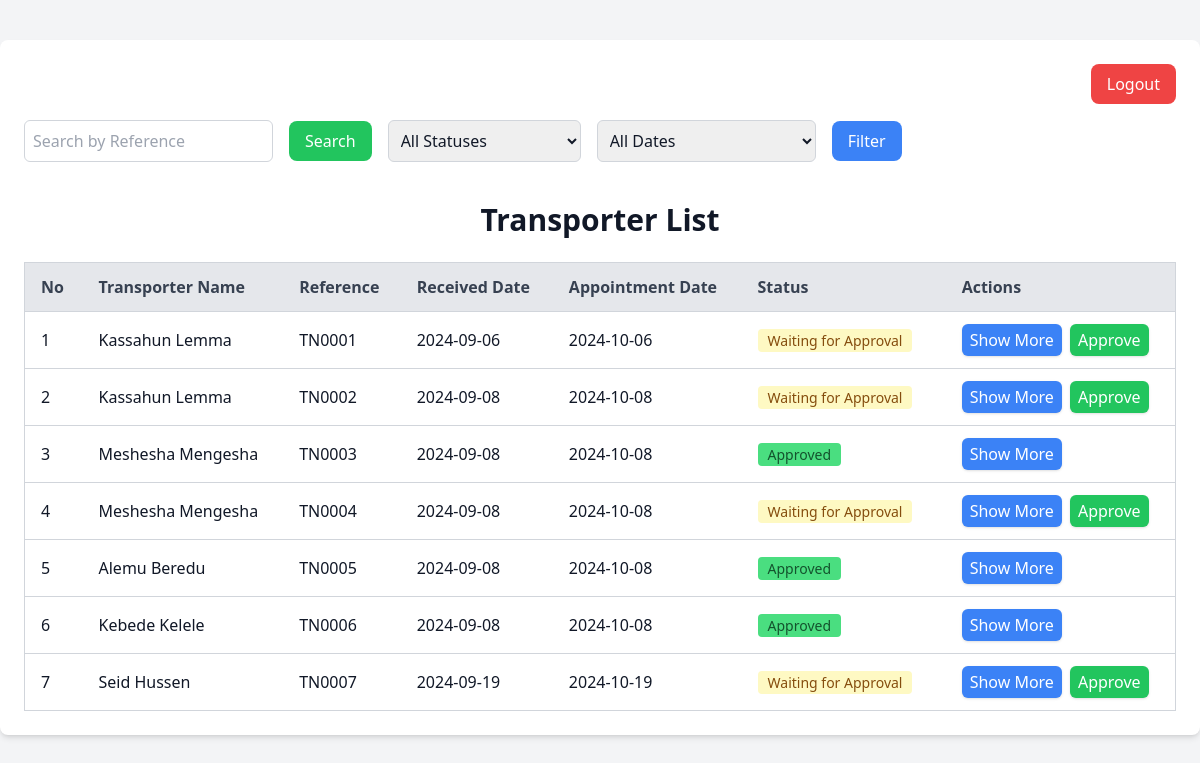
Page /driver_list (signed in) on the committed database.
### models.py (models this page shows, shortened)
class TransportRecord(db.Model):
    __tablename__ = 'transport_records'
    id = db.Column(db.Integer, primary_key=True)
    reference = db.Column(db.String(20), unique=True, nullable=False)  # Add reference field
    transporter_name = db.Column(db.String(100), nullable=False)
    cheque_prepared_for = db.Column(db.String(100), nullable=False)
    received_date = db.Column(db.String(100), nullable=False)
    appointment_date = db.Column(db.String(100), nullable=False)
    goods_transported = db.Column(db.String(100), nullable=False)
    phone_no = db.Column(db.String(15), nullable=False)
    credit_recipt = db.Column(db.String(200))
    transport_agreement = db.Column(db.String(200))
    way_bill = db.Column(db.String(200))
    weight_scale = db.Column(db.String(200))
    container_inspection = db.Column(db.String(200))
    container_interchange = db.Column(db.String(200))
    grn = db.Column(db.String(200))
    libre = db.Column(db.String(200))
    id_card = db.Column(db.String(200))
    delegation_document = db.Column(db.String(200))
    from_location = db.Column(db.String(100), nullable=False)
    to_location = db.Column(db.String(100), nullable=False)
    paid_to = db.Column(db.String(100), nullable=False)
    plate_no = db.Column(db.String(50), nullable=False)
    types_of_product = db.Column(db.String(100), nullable=False)
    number_of_bags = db.Column(db.Integer, nullable=False)
    quintal = db.Column(db.Float, nullable=False)
    unit_price = db.Column(db.Float, nullable=False)
    total_price = db.Column(db.Float, nullable=False)
    advance_payment = db.Column(db.Float, nullable=False)
    remaining_payment = db.Column(db.Float, nullable=False)
    remark = db.Column(db.String(200), nullable=True)
    requested_by_name = db.Column(db.String(100), nullable=False)
    requested_by_date = db.Column(db.String(50), nullable=False)
    can_be_rented = db.Column(db.String(3), nullable=True)  # Values will be "Yes" or "No"
    approver_name = db.Column(db.String(100), nullable=True)
    approved = db.Column(db.Boolean, default=False)  # Default to False
    approval_date = db.Column(db.String, nullable=True)
    status = db.Column(db.String(50), default='Waiting for Approval')  # New field

### app.py (the view, shortened to what this page needs)
@app.route('/driver_list', methods=['GET'])
@role_required('admin')
def driver_list():
    status_filter = request.args.get('status')
    date_filter = request.args.get('date_filter')
    reference_filter = request.args.get('reference')  # New filter for reference number
    action = request.args.get('action')  # Action to determine which button was pressed
    query = TransportRecord.query
    documents = query.all()
    return render_template('transportDetails.html', documents=documents)

### app.py (called while the page is built)
def role_required(role):
    def decorator(f):
        @wraps(f)
        def decorated_function(*args, **kwargs):
            if 'role' not in session or session['role'] != role:
                flash('Access denied.')
                return redirect(url_for('login'))
            return f(*args, **kwargs)
        return decorated_function
    return decorator

### templates/transportDetails.html (shortened to what this page needs)
<!DOCTYPE html>
<html lang="en">
<head>
    <script src="https://cdn.tailwindcss.com"></script>
</head>
<body class="bg-gray-100 text-gray-900">
    <div class="max-w-7xl mx-auto p-6 bg-white shadow-md rounded-lg mt-10">
        <div class="flex justify-end mb-4">
            <button
                class="bg-red-500 text-white py-2 px-4 rounded-lg hover:bg-red-600 focus:outline-none focus:ring-2 focus:ring-red-500 focus:ring-offset-2 transition-all duration-300"
                onclick="window.location.href='/logout'">
                Logout
            </button>
        </div>
        <form method="get" action="{{ url_for('driver_list') }}" class="flex items-center space-x-4">
            <input type="text" name="reference" placeholder="Search by Reference" class="p-2 border border-gray-300 rounded-md" />
            <button type="submit" name="action" value="search" class="bg-green-500 text-white py-2 px-4 rounded-lg hover:bg-green-600 focus:outline-none">
                Search
            </button>
            <select name="status" class="p-2 border border-gray-300 rounded-md">
                <option value="">All Statuses</option>
            </select>
            <select name="date_filter" class="p-2 border border-gray-300 rounded-md">
                <option value="">All Dates</option>
            </select>
            <button type="submit" name="action" value="filter" class="bg-blue-500 text-white py-2 px-4 rounded-lg hover:bg-blue-600 focus:outline-none">
                Filter
            </button>
        </form>
        <h1 class="text-3xl font-bold text-center mb-6 mt-10">Transporter List</h1>
        <table class="min-w-full bg-white border border-gray-300">
            <thead>
                <tr class="w-full bg-gray-200 text-gray-700">
                    <th class="py-3 px-4 text-left">No</th>
                    <th class="py-3 px-4 text-left">Transporter Name</th>
                    <th class="py-3 px-4 text-left">Reference</th>
                    <th class="py-3 px-4 text-left">Received Date</th>
                    <th class="py-3 px-4 text-left">Appointment Date</th>
                    <th class="py-3 px-4 text-left">Status</th>
                    <th class="py-3 px-4 text-left">Actions</th>
                </tr>
            </thead>
            <tbody>
                {% for document in documents %}
                <tr class="border-t border-gray-300">
                    <td class="py-3 px-4">{{ loop.index }}</td>
                    <td class="py-3 px-4">{{ document.transporter_name }}</td>
                    <td class="py-3 px-4">{{ document.reference }}</td>
                    <td class="py-3 px-4">{{ document.received_date }}</td>
                    <td class="py-3 px-4">{{ document.appointment_date }}</td>
                    <td class="py-3 px-4">
                        {% if document.status == 'Approved' %}
                        <span class="bg-green-400 text-green-900 text-sm font-medium mr-2 px-2.5 py-0.5 rounded">Approved</span>
                        {% elif document.status == 'Waiting for Approval' %}
                        <span class="bg-yellow-100 text-yellow-800 text-sm font-medium mr-2 px-2.5 py-0.5 rounded">Waiting for Approval</span>
                        {% endif %}
                    </td>
                    <td class="py-3 px-4">
                        <div class="flex space-x-2">
                            <button class="bg-blue-500 text-white font-medium py-1 px-2 rounded-md shadow hover:bg-blue-600"
                                onclick="toggleDetails('details{{ loop.index }}')">Show More</button>
                            {% if document.status == 'Waiting for Approval' %}
                            <form action="{{ url_for('approve_record', record_id=document.id) }}" method="post">
                                <button type="submit" class="bg-green-500 text-white font-medium py-1 px-2 rounded-md shadow hover:bg-green-600">
                                    Approve
                                </button>
                            </form>
                            {% endif %}
                        </div>
                    </td>
                </tr>
                {% endfor %}
            </tbody>
        </table>
    </div>
</body>
</html>

### rows in the picture
TransportRecord: transporter_name "Kassahun Lemma", reference "TN0001", received_date "2024-09-06", appointment_date "2024-10-06", shows "Waiting for Approval"
TransportRecord: transporter_name "Kassahun Lemma", reference "TN0002", received_date "2024-09-08", appointment_date "2024-10-08", shows "Waiting for Approval"
TransportRecord: transporter_name "Meshesha Mengesha", reference "TN0003", received_date "2024-09-08", appointment_date "2024-10-08", status "Approved"
TransportRecord: transporter_name "Meshesha Mengesha", reference "TN0004", received_date "2024-09-08", appointment_date "2024-10-08", shows "Waiting for Approval"
TransportRecord: transporter_name "Alemu Beredu", reference "TN0005", received_date "2024-09-08", appointment_date "2024-10-08", status "Approved"
TransportRecord: transporter_name "Kebede Kelele", reference "TN0006", received_date "2024-09-08", appointment_date "2024-10-08", status "Approved"
TransportRecord: transporter_name "Seid Hussen", reference "TN0007", received_date "2024-09-19", appointment_date "2024-10-19", shows "Waiting for Approval"
